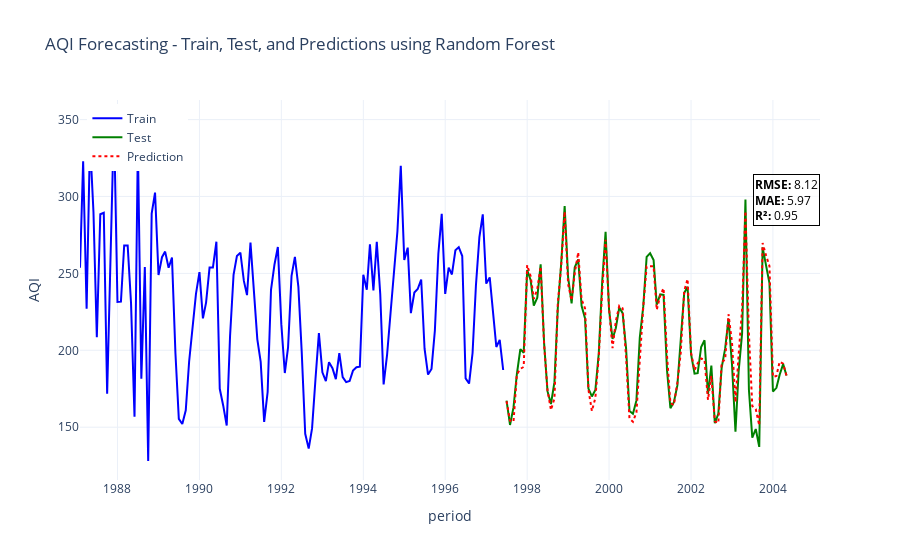

The notebook cell saved with this chart:
### Markdown cell above
# Randomforest Model

### Code cell
# Load the training data
data = pd.read_csv('../data/train.csv', index_col=0)

# Reset index to get 'period' as a column if it's in the index
if 'period' not in data.columns:
    data.reset_index(inplace=True)
    data.rename(columns={'index': 'period'}, inplace=True)

# Ensure the date column is in datetime format
data['period'] = pd.to_datetime(data['period'], format='%Y-%m')

# Ensure the AQI column is numeric
data['AQI'] = pd.to_numeric(data['AQI'], errors='coerce')

# Drop rows with NaN values
data = data.dropna()

# Create lag features
data['AQI_lag_1'] = data['AQI'].shift(1)

# Drop rows with NaN values due to lagging
data = data.dropna()

# Features and target
features = [col for col in data.columns if col not in ['period', 'AQI']]
X = data[features]
y = data['AQI']

# Train-test split (use the last 40% of data as the test set)
train_size = int(len(data) * 0.6)
X_train, X_test = X[:train_size], X[train_size:]
y_train, y_test = y[:train_size], y[train_size:]

# Initialize the RandomForestRegressor model
model_rf = RandomForestRegressor(n_estimators=100, random_state=42)

# Fit the model to the training data
model_rf.fit(X_train, y_train)

# Save the model
joblib.dump(model_rf, '../results/random_forest_model.pkl')

# Predictions on the test set
y_pred = model_rf.predict(X_test)

# Evaluate the model
rmse = np.sqrt(mean_squared_error(y_test, y_pred))
mae = mean_absolute_error(y_test, y_pred)
r2 = r2_score(y_test, y_pred)

print(f"RMSE on training set(Randomforest): {rmse}")
print(f"MAE on training set(Randomforest): {mae}")
print(f"R² on training set(Randomforest) : {r2}")

# Create a Plotly Figure
fig = go.Figure()

# Add train data
fig.add_trace(go.Scatter(x=data['period'][:train_size], y=y_train,
                         mode='lines', name='Train',
                         line=dict(color='blue')))

# Add test data
fig.add_trace(go.Scatter(x=data['period'][train_size:], y=y_test,
                         mode='lines', name='Test',
                         line=dict(color='green')))

# Add predictions
fig.add_trace(go.Scatter(x=data['period'][train_size:], y=y_pred,
                         mode='lines', name='Prediction',
                         line=dict(color='red', dash='dot')))

# Update layout
fig.update_layout(
    title='AQI Forecasting - Train, Test, and Predictions using Random Forest',
    xaxis_title='period',
    yaxis_title='AQI',
    legend=dict(x=0.01, y=0.99),
    template='plotly_white'
)

# Show metrics in the plot
fig.add_annotation(
    x=data['period'].iloc[-1],
    y=max(y_test),
    text=f"<b>RMSE:</b> {rmse:.2f}<br><b>MAE:</b> {mae:.2f}<br><b>R²:</b> {r2:.2f}",
    showarrow=False,
    font=dict(size=12, color="black"),
    align="left",
    bgcolor="rgba(255,255,255,0.7)",
    bordercolor="black",
    borderwidth=1
)

# Show the plot
fig.show()
